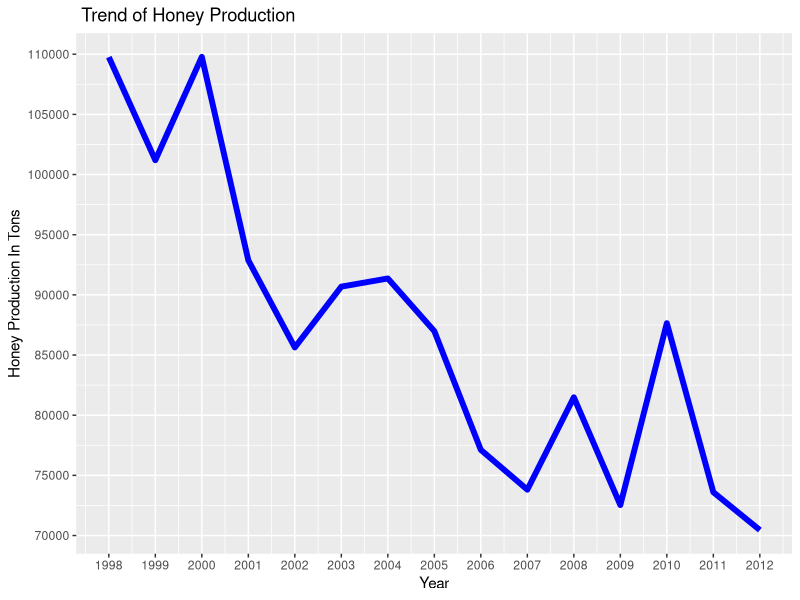
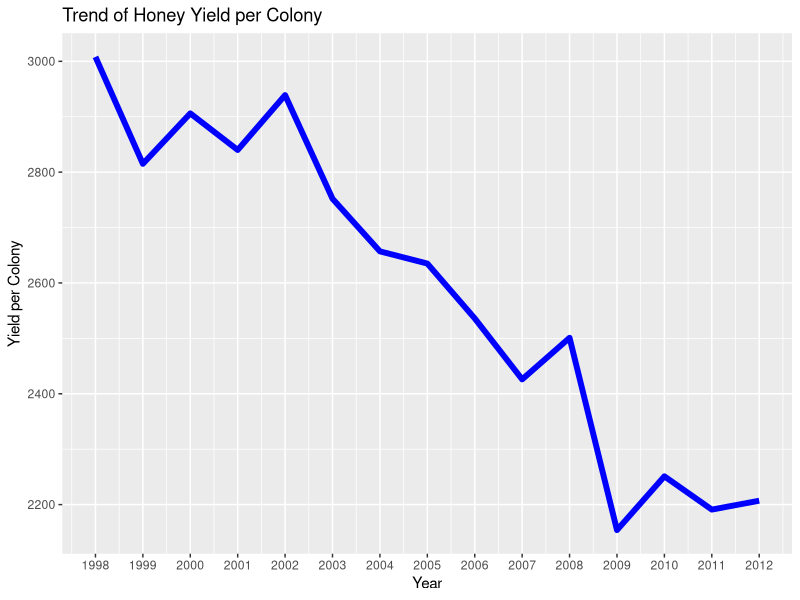
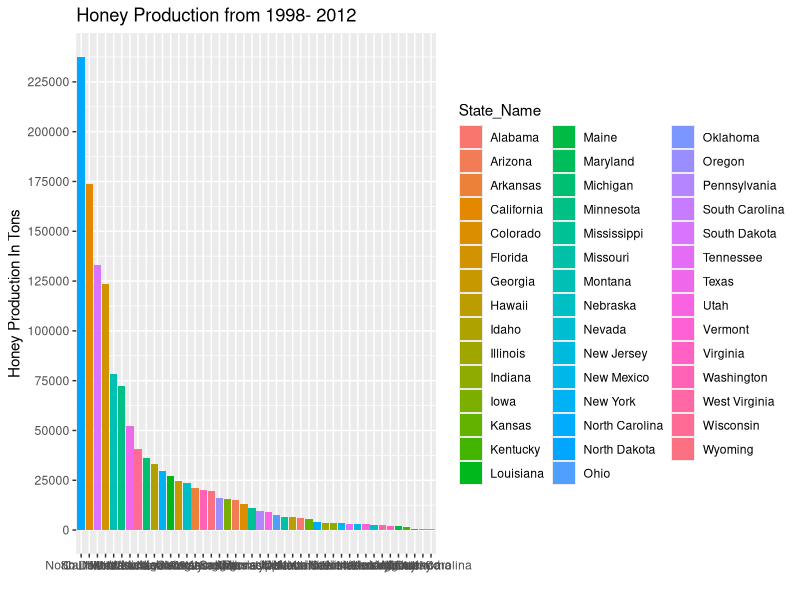
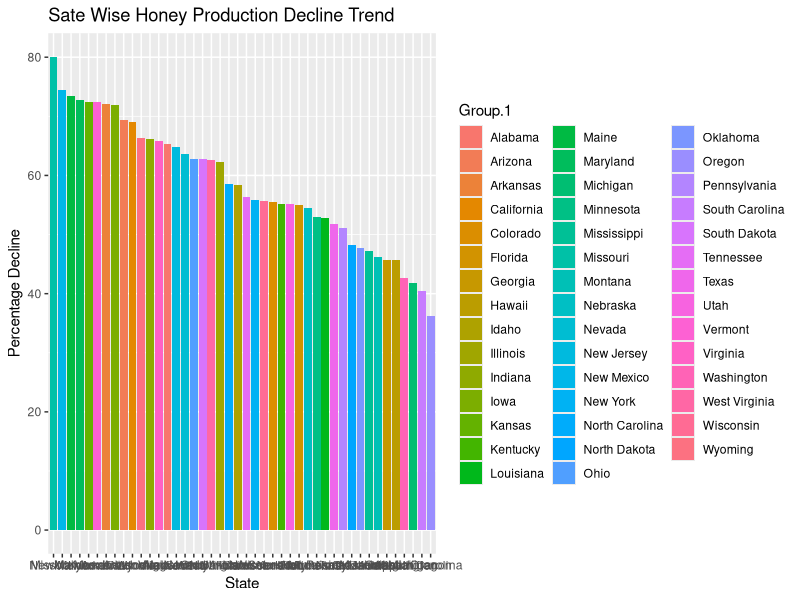
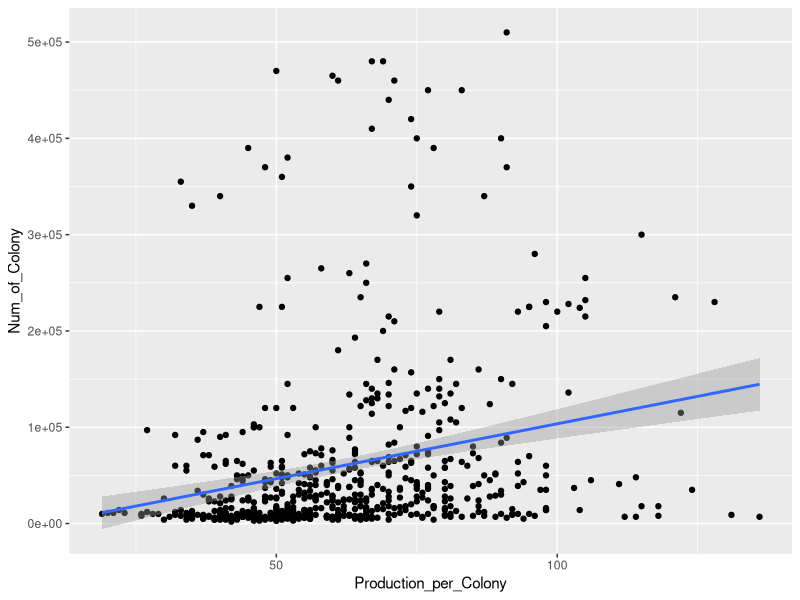

The R script that drew these images, in order:
# Load Packages
library(readr)
library(dplyr)
library(ggplot2)

# Load Data

# Reading honeyproduction CSV file

honeyproduction <- read_csv("../Data/honeyproduction_w_State.csv")
Honey_Production_DS <- honeyproduction

View(Honey_Production_DS)

# Honey Production from 1998-2001 over the years in US (In Metric Tons)

Honey_Production_DS %>% select(Year, Total_Production) %>%
  group_by(Year) %>%
  summarize(Total_Prod = sum(Total_Production/2000)) %>%
  ggplot(aes(Year, Total_Prod))+
  geom_line(lwd = 2, color = 'blue')+
  scale_x_continuous(breaks = 1998:2012)+
  scale_y_continuous(breaks = seq(from = 70000, to = 110000, by = 5000))+
  labs(y = 'Honey Production In Tons', x = 'Year') +
  ggtitle(' Trend of Honey Production')
  
# We can see here that production is on constant decline. There were big dips 
# between 2000 -2002 and around 2004 and continued till 2007.

# Visualizing the trend of Yield per Colony from year 1998 to 2012

Honey_Production_DS %>% select(Year, Production_per_Colony) %>%
  group_by(Year) %>%
  summarize(TotalProd_per_Colony = sum(Production_per_Colony)) %>%
  ggplot(aes(Year, TotalProd_per_Colony))+
  geom_line(lwd = 2, color = 'blue')+
  scale_x_continuous(breaks = 1998:2012)+
  labs(y = 'Yield per Colony', x = 'Year') +
  ggtitle('Trend of Honey Yield per Colony')

# The trend is showing there is a consistent decline in honey yield per 
# colony from year 2002 to 2007.

# Barplot for Honey Production

Honey_Production_DS %>% select(State_Name, Total_Production) %>%
  group_by(State_Name) %>%
  summarize(Total_Prod = sum(Total_Production/2000)) %>%
  arrange(desc(Total_Prod)) %>% 
  ggplot(aes(reorder(State_Name, -Total_Prod), Total_Prod, fill = State_Name))+
  geom_bar(stat = 'identity')+
  scale_y_continuous(breaks = seq(from = 0, to = 250000, by = 25000))+
  labs(y = 'Honey Production In Tons', x = '')+
  ggtitle('Honey Production from 1998- 2012')


# As we can see North Dakota and California,South Dakota, Florida, are the 
# top honey producing states over the years.
# Maryland, Oklohoma and South Carolina producing the least.

# As we saw there is a decline in Production over the years, let's 
# what states showed more decline and which one less.
# State Wise Production Decline Trend.


# Creating a table to find out maximum and minimun production over the years


# aggregate
Max_Prod_State <- aggregate(Honey_Production_DS$Total_Production, by = list(Honey_Production_DS$State_Name), max)
Min_Prod_State <- aggregate(Honey_Production_DS$Total_Production, by = list(Honey_Production_DS$State_Name), min)

View(Max_Prod_State)
View(Min_Prod_State)

# Merging the two tables

State_Prod <- cbind(Max_Prod_State, Min = Min_Prod_State$x) 
State_Prod1 <- rename(State_Prod, Max = x)

# Calculating the percentage change in Honey Production

State_Prod1$Change_Per <- NA
State_Prod1$Change_Per <- ((State_Prod1$Max - State_Prod1$Min)/ State_Prod1$Max)*100
newdata <- State_Prod1[order(-State_Prod1$Change_Per),] 

#write.csv(newdata, "Desktop/Final Project/Data/StateProdDecline.csv")
# Creating a Bar graph to visualize the State wise decline trend.

newdata %>% 
  ggplot(aes(reorder(Group.1, -Change_Per), Change_Per, fill = Group.1)) +
  geom_bar(stat = 'identity') +
  labs(y = 'Percentage Decline', x = 'State')+
  ggtitle('Sate Wise Honey Production Decline Trend')

# We can see Missouri, New Mexico, Maine have highest rate of decline in honey production 
# while Michigan, South Carolina and Oregon have the least decline.


###---
#Scatter Plot to see Number of Colonies vs Yield perColony across all states and Years
ggplot(Honey_Production_DS, aes(x= Production_per_Colony, y= Num_of_Colony)) + geom_point() + geom_smooth(method = lm) 

###---
